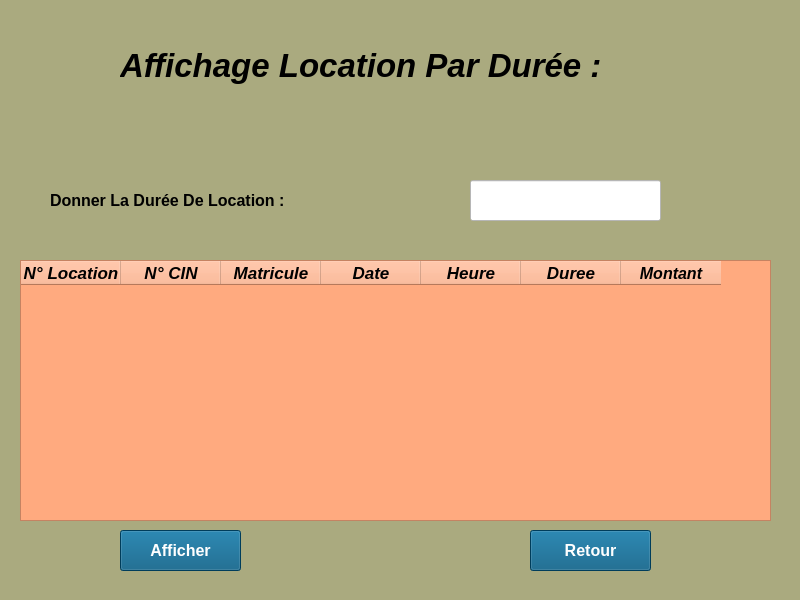
<?xml version="1.0" encoding="UTF-8"?>
<ui version="4.0">
 <class>Form</class>
 <widget class="QWidget" name="Form">
  <property name="geometry">
   <rect>
    <x>0</x>
    <y>0</y>
    <width>800</width>
    <height>600</height>
   </rect>
  </property>
  <property name="windowTitle">
   <string>Form</string>
  </property>
  <property name="styleSheet">
   <string notr="true">background-color: rgb(170, 170, 127);</string>
  </property>
  <widget class="QLabel" name="label">
   <property name="geometry">
    <rect>
     <x>50</x>
     <y>180</y>
     <width>411</width>
     <height>41</height>
    </rect>
   </property>
   <property name="font">
    <font>
     <pointsize>12</pointsize>
     <weight>75</weight>
     <bold>true</bold>
    </font>
   </property>
   <property name="text">
    <string>Donner La Durée De Location :</string>
   </property>
  </widget>
  <widget class="QLineEdit" name="lire_duree">
   <property name="geometry">
    <rect>
     <x>470</x>
     <y>180</y>
     <width>191</width>
     <height>41</height>
    </rect>
   </property>
   <property name="font">
    <font>
     <pointsize>13</pointsize>
     <weight>75</weight>
     <bold>true</bold>
    </font>
   </property>
   <property name="styleSheet">
    <string notr="true">color: rgb(255, 0, 0);
background-color: rgb(255, 255, 255);</string>
   </property>
  </widget>
  <widget class="QPushButton" name="retour">
   <property name="geometry">
    <rect>
     <x>530</x>
     <y>530</y>
     <width>121</width>
     <height>41</height>
    </rect>
   </property>
   <property name="font">
    <font>
     <pointsize>12</pointsize>
     <weight>75</weight>
     <bold>true</bold>
    </font>
   </property>
   <property name="styleSheet">
    <string notr="true">background-color: rgb(255, 255, 255);
color: rgb(255, 255, 255);
background-color: rgb(0, 85, 127);</string>
   </property>
   <property name="text">
    <string>Retour</string>
   </property>
  </widget>
  <widget class="QPushButton" name="afficher">
   <property name="geometry">
    <rect>
     <x>120</x>
     <y>530</y>
     <width>121</width>
     <height>41</height>
    </rect>
   </property>
   <property name="font">
    <font>
     <pointsize>12</pointsize>
     <weight>75</weight>
     <italic>false</italic>
     <bold>true</bold>
    </font>
   </property>
   <property name="styleSheet">
    <string notr="true">background-color: rgb(0, 85, 127);
color: rgb(255, 255, 255);</string>
   </property>
   <property name="text">
    <string>Afficher</string>
   </property>
  </widget>
  <widget class="QTableWidget" name="tableWidget">
   <property name="geometry">
    <rect>
     <x>20</x>
     <y>260</y>
     <width>751</width>
     <height>261</height>
    </rect>
   </property>
   <property name="styleSheet">
    <string notr="true">font: 75 14pt &quot;MS Shell Dlg 2&quot;;
background-color: rgb(255, 170, 127);</string>
   </property>
   <property name="iconSize">
    <size>
     <width>20</width>
     <height>0</height>
    </size>
   </property>
   <property name="textElideMode">
    <enum>Qt::ElideRight</enum>
   </property>
   <attribute name="horizontalHeaderMinimumSectionSize">
    <number>100</number>
   </attribute>
   <attribute name="horizontalHeaderHighlightSections">
    <bool>false</bool>
   </attribute>
   <attribute name="verticalHeaderVisible">
    <bool>false</bool>
   </attribute>
   <attribute name="verticalHeaderMinimumSectionSize">
    <number>29</number>
   </attribute>
   <attribute name="verticalHeaderDefaultSectionSize">
    <number>31</number>
   </attribute>
   <attribute name="verticalHeaderHighlightSections">
    <bool>false</bool>
   </attribute>
   <attribute name="verticalHeaderShowSortIndicator" stdset="0">
    <bool>false</bool>
   </attribute>
   <column>
    <property name="text">
     <string>N° Location</string>
    </property>
    <property name="font">
     <font>
      <pointsize>13</pointsize>
      <weight>75</weight>
      <italic>true</italic>
      <bold>true</bold>
      <underline>false</underline>
     </font>
    </property>
   </column>
   <column>
    <property name="text">
     <string>N° CIN</string>
    </property>
    <property name="font">
     <font>
      <pointsize>13</pointsize>
      <weight>75</weight>
      <italic>true</italic>
      <bold>true</bold>
     </font>
    </property>
   </column>
   <column>
    <property name="text">
     <string>Matricule</string>
    </property>
    <property name="font">
     <font>
      <pointsize>13</pointsize>
      <weight>75</weight>
      <italic>true</italic>
      <bold>true</bold>
     </font>
    </property>
   </column>
   <column>
    <property name="text">
     <string>Date</string>
    </property>
    <property name="font">
     <font>
      <pointsize>13</pointsize>
      <weight>75</weight>
      <italic>true</italic>
      <bold>true</bold>
     </font>
    </property>
   </column>
   <column>
    <property name="text">
     <string>Heure</string>
    </property>
    <property name="font">
     <font>
      <pointsize>13</pointsize>
      <weight>75</weight>
      <italic>true</italic>
      <bold>true</bold>
     </font>
    </property>
   </column>
   <column>
    <property name="text">
     <string>Duree</string>
    </property>
    <property name="font">
     <font>
      <pointsize>13</pointsize>
      <weight>75</weight>
      <italic>true</italic>
      <bold>true</bold>
     </font>
    </property>
   </column>
   <column>
    <property name="text">
     <string>Montant</string>
    </property>
    <property name="font">
     <font>
      <pointsize>12</pointsize>
      <weight>75</weight>
      <italic>true</italic>
      <bold>true</bold>
     </font>
    </property>
   </column>
  </widget>
  <widget class="QLabel" name="label_2">
   <property name="geometry">
    <rect>
     <x>120</x>
     <y>20</y>
     <width>531</width>
     <height>91</height>
    </rect>
   </property>
   <property name="font">
    <font>
     <pointsize>25</pointsize>
     <weight>75</weight>
     <italic>true</italic>
     <bold>true</bold>
    </font>
   </property>
   <property name="text">
    <string>Affichage Location Par Durée :</string>
   </property>
  </widget>
 </widget>
 <resources/>
 <connections/>
</ui>
